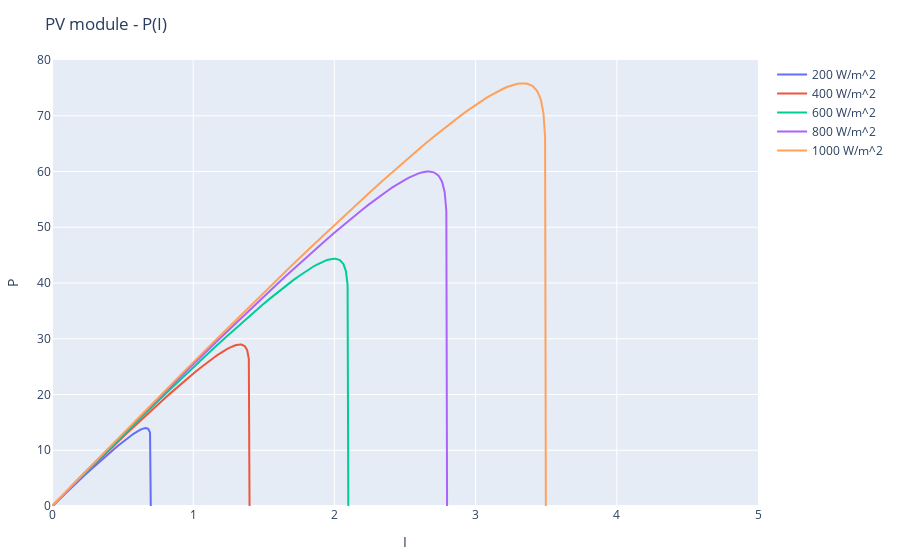

Write notebook code for a chart like this one.
### Code cell
plot([
scatter(x=i[:,1], y=P[:,1], mode="lines", name=labels[1]),
scatter(x=i[:,2], y=P[:,2], mode="lines", name=labels[2]),
scatter(x=i[:,3], y=P[:,3], mode="lines", name=labels[3]),
scatter(x=i[:,4], y=P[:,4], mode="lines", name=labels[4]),
scatter(x=i[:,5], y=P[:,5], mode="lines", name=labels[5])],
Layout(xaxis_range=[0,5], yaxis_range=[0,80], title="PV module - P(I)", xaxis_title="I", yaxis_title="P"))

### Figure 1 — Plotly figure (JSON) as saved in the notebook; plotly's stock layout.template omitted (floating-point values rounded to 4 significant figures; data arrays with more than 128 entries replaced by an {"elided": "..."} marker saying what was removed)
{"data": [{"mode": "lines", "name": "200 W/m^2", "type": "scatter", "x": {"elided": "301 float values"}, "y": {"elided": "301 float values"}}, {"mode": "lines", "name": "400 W/m^2", "type": "scatter", "x": {"elided": "301 float values"}, "y": {"elided": "301 float values"}}, {"mode": "lines", "name": "600 W/m^2", "type": "scatter", "x": {"elided": "301 float values"}, "y": {"elided": "301 float values"}}, {"mode": "lines", "name": "800 W/m^2", "type": "scatter", "x": {"elided": "301 float values"}, "y": {"elided": "301 float values"}}, {"mode": "lines", "name": "1000 W/m^2", "type": "scatter", "x": {"elided": "301 float values"}, "y": {"elided": "301 float values"}}], "layout": {"margin": {"b": 50, "l": 50, "r": 50, "t": 60}, "title": "PV module - P(I)", "xaxis": {"range": [0, 5], "title": {"text": "I"}}, "yaxis": {"range": [0, 80], "title": {"text": "P"}}}}
